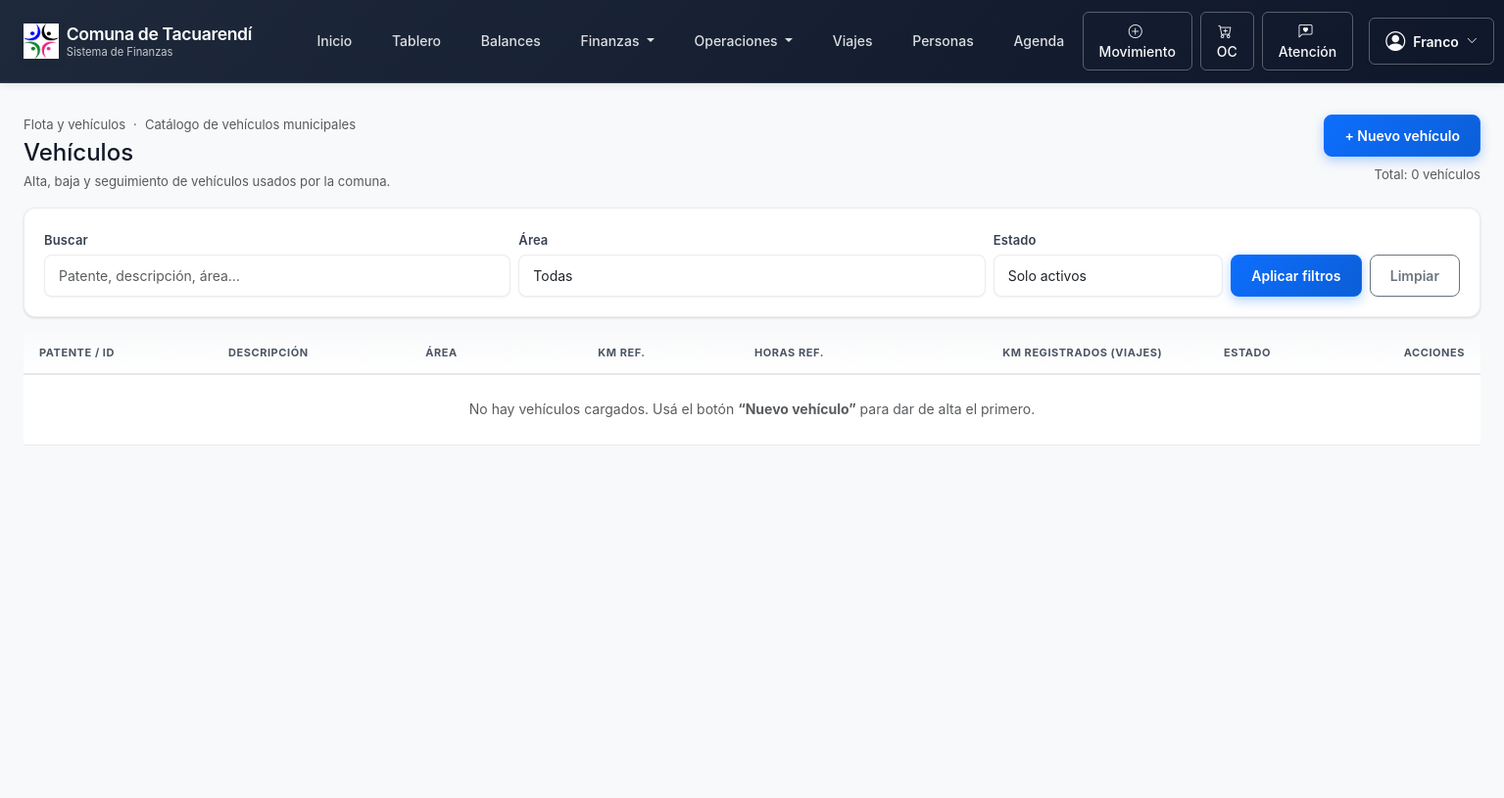
The page /flota/vehiculos/ (signed in) on the database as committed earlier.
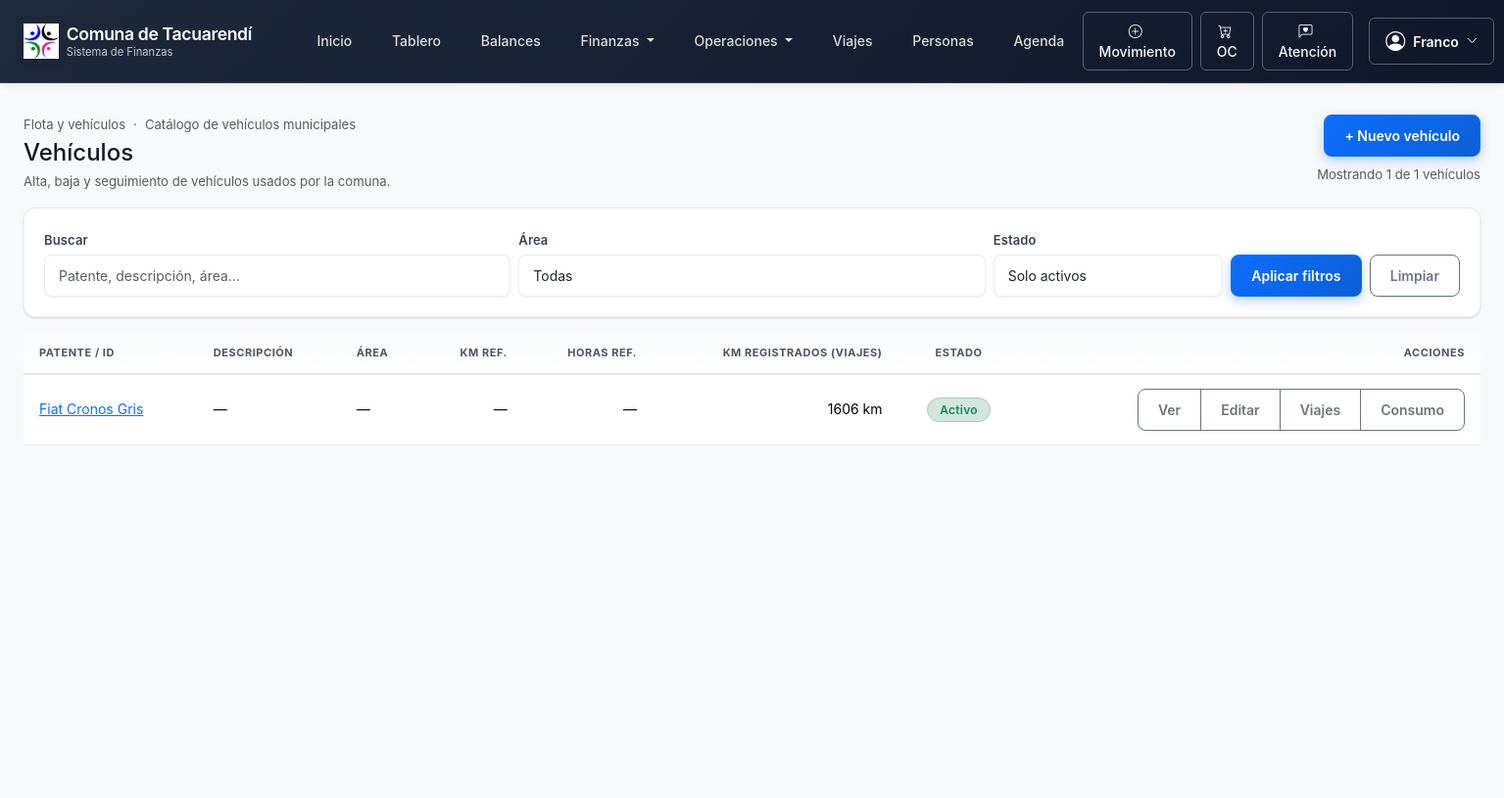
The same page on the database as committed later.
### finanzas/models.py (models this page shows, shortened)
class Vehiculo(models.Model):
    patente = models.CharField(max_length=20, unique=True)
    descripcion = models.CharField(max_length=200, blank=True)
    area = models.ForeignKey("Area", on_delete=models.SET_NULL, null=True, blank=True)
    activo = models.BooleanField(default=True)
    kilometraje_referencia = models.PositiveIntegerField(
        null=True,
        blank=True,
        help_text="Kilometraje de referencia (último servicio / alta). Opcional.",
    )
    horometro_referencia = models.DecimalField(
        max_digits=10,
        decimal_places=1,
        null=True,
        blank=True,
        help_text="Horómetro de referencia (si aplica). Opcional.",
    )
    class Meta:
        verbose_name = "Vehículo"
        verbose_name_plural = "Vehículos"
    @property
    def km_acumulados_viajes(self) -> int:
        return sum(
            viaje.km_recorridos
            for viaje in self.viajes_vehiculo.all()
        )

### finanzas/views_flota.py (the view)
# urls.py: path("flota/vehiculos/", VehiculoListView.as_view(), name="vehiculo_list"),
class VehiculoListView(FlotaAccessMixin, ListView):
    model = Vehiculo
    template_name = "finanzas/vehiculo_list.html"
    context_object_name = "vehiculos"
    paginate_by = 25
    def get_queryset(self):
        qs = Vehiculo.objects.select_related("area")
        q = (self.request.GET.get("q") or "").strip()
        area_id = (self.request.GET.get("area") or "").strip()
        estado = (self.request.GET.get("estado") or "").strip()
        activos_param = (self.request.GET.get("activos") or "").strip()
        if activos_param:
            estado = "activos" if activos_param != "0" else "todos"
        if estado not in ("activos", "inactivos", "todos"):
            estado = "activos"
        if q:
            qs = qs.filter(
                Q(patente__icontains=q)
                | Q(descripcion__icontains=q)
                | Q(area__nombre__icontains=q)
            )
        if area_id:
            qs = qs.filter(area_id=area_id)
        if estado == "activos":
            qs = qs.filter(activo=True)
        elif estado == "inactivos":
            qs = qs.filter(activo=False)
        km_expr = ExpressionWrapper(
            F("viajes_vehiculo__odometro_final")
            - F("viajes_vehiculo__odometro_inicial"),
            output_field=DecimalField(max_digits=14, decimal_places=2),
        )
        qs = qs.annotate(
            km_acumulados_viajes_agg=Sum(
                km_expr,
                filter=Q(
                    viajes_vehiculo__odometro_inicial__isnull=False,
                    viajes_vehiculo__odometro_final__isnull=False,
                ),
            )
        )
        return qs.order_by("-activo", "patente", "descripcion")
    def get_context_data(self, **kwargs):
        ctx = super().get_context_data(**kwargs)
        estado = (self.request.GET.get("estado") or "").strip()
        activos_param = (self.request.GET.get("activos") or "").strip()
        if activos_param:
            estado = "activos" if activos_param != "0" else "todos"
        if estado not in ("activos", "inactivos", "todos"):
            estado = "activos"
        ctx.update(
            {
                "areas": Area.objects.filter(activo=True).order_by("nombre"),
                "q": (self.request.GET.get("q") or "").strip(),
                "area_actual": (self.request.GET.get("area") or "").strip(),
                "estado_actual": estado,
                "solo_activos": estado == "activos",
            }
        )
        ctx.update(_roles_ctx(self.request.user))
        return ctx

### finanzas/context_processors.py (called while the page is built)
def roles_ctx(request):
    user = request.user
    es_admin = permisos.es_admin_sistema(user)
    es_staff_fin = permisos.es_staff_finanzas(user)
    es_op_fin = permisos.es_operador_finanzas(user)
    es_op_soc = permisos.es_operador_social(user)
    es_consulta = permisos.es_consulta_politica(user)
    es_fin = permisos.es_finanzas(user)
    return {
        "es_admin_sistema": es_admin,
        "es_staff_finanzas": es_staff_fin,
        "es_operador_finanzas": es_op_fin,
        "es_operador_social": es_op_soc,
        "es_consulta_politica": es_consulta,
        "es_finanzas": es_fin,
        "rol_staff_finanzas": es_staff_fin,
        "rol_operador_finanzas": es_op_fin,
        "rol_operador_social": es_op_soc,
        "rol_consulta_politica": es_consulta,
    }

def comuna_ctx(request):
    return {
        "COMUNA_NOMBRE": getattr(settings, "COMUNA_NOMBRE", "Comuna de Tacuarendí"),
        "COMUNA_CUIT": getattr(settings, "COMUNA_CUIT", ""),
        "COMUNA_DOMICILIO": getattr(settings, "COMUNA_DOMICILIO", ""),
        "COMUNA_TELEFONO": getattr(settings, "COMUNA_TELEFONO", ""),
        "COMUNA_EMAIL": getattr(settings, "COMUNA_EMAIL", ""),
    }

### finanzas/templates/finanzas/vehiculo_list.html (shortened to what the changed rows need)
{% extends "finanzas/base.html" %}
{% block content %}
<div class="d-flex justify-content-between align-items-start flex-wrap gap-2 mb-3">
  <div>
    <h1 class="h4 mb-1">Vehículos</h1>
  </div>
  <div class="d-flex flex-column align-items-end gap-2">
    <a href="{% url 'finanzas:vehiculo_create' %}" class="btn btn-primary btn-sm">
      + Nuevo vehículo
    </a>
    <span class="small text-muted">
      {% if page_obj %}
        Mostrando {{ page_obj.object_list|length }} de {{ page_obj.paginator.count }} vehículos
      {% else %}
        Total: {{ vehiculos|length }} vehículo{{ vehiculos|length|pluralize:"s" }}
      {% endif %}
    </span>
  </div>
</div>
<div class="table-responsive">
  <table class="table table-sm align-middle">
    <thead class="table-light">
      <tr>
        <th>Patente / ID</th>
        <th>Descripción</th>
        <th>Área</th>
        <th class="text-end">Km ref.</th>
        <th class="text-end">Horas ref.</th>
        <th class="text-end">Km registrados (viajes)</th>
        <th class="text-center">Estado</th>
        <th class="text-end">Acciones</th>
      </tr>
    </thead>
    <tbody>
      {% if vehiculos %}
        {% for v in vehiculos %}
          <tr>
            <td>
              <a href="{% url 'finanzas:vehiculo_detail' v.pk %}">
                {{ v.patente }}
              </a>
            </td>
            <td>
              {{ v.descripcion|default:"—" }}
            </td>
            <td>
              {{ v.area.nombre|default:"—" }}
            </td>
            <td class="text-end">
              {% if v.kilometraje_referencia %}
                {{ v.kilometraje_referencia }} km
              {% else %}
                —
              {% endif %}
            </td>
            <td class="text-end">
              {% if v.horometro_referencia %}
                {{ v.horometro_referencia }} h
              {% else %}
                —
              {% endif %}
            </td>
            <td class="text-end">
              {% with km=v.km_acumulados_viajes %}
                {% if km %}
                  {{ km }} km
                {% else %}
                  —
                {% endif %}
              {% endwith %}
            </td>
            <td class="text-center">
              {% if v.activo %}
                <span class="badge bg-success-subtle text-success border border-success-subtle">
                  Activo
                </span>
              {% else %}
                <span class="badge bg-secondary-subtle text-secondary border border-secondary-subtle">
                  Inactivo
                </span>
              {% endif %}
            </td>
            <td class="text-end">
              <div class="btn-group btn-group-sm" role="group">
                <a href="{% url 'finanzas:vehiculo_detail' v.pk %}" class="btn btn-outline-secondary">
                  Ver
                </a>
                <a href="{% url 'finanzas:vehiculo_update' v.pk %}" class="btn btn-outline-secondary">
                  Editar
                </a>
                <a href="{% url 'finanzas:viaje_vehiculo_list' %}?vehiculo={{ v.pk }}" class="btn btn-outline-secondary d-none d-md-inline-block">
                  Viajes
                </a>
                <a href="{% url 'finanzas:flota_combustible_resumen' %}?vehiculo={{ v.pk }}" class="btn btn-outline-secondary d-none d-lg-inline-block">
                  Consumo
                </a>
              </div>
            </td>
          </tr>
        {% endfor %}
      {% else %}
        <tr>
          <td colspan="8" class="text-center text-muted py-4">
            No hay vehículos cargados. Usá el botón
            <strong>“Nuevo vehículo”</strong> para dar de alta el primero.
          </td>
        </tr>
      {% endif %}
    </tbody>
  </table>
</div>
{% endblock %}

Rows that differ between the two databases and show on the page:
added Vehiculo: patente "Fiat Cronos Gris", descripcion "—", area.nombre "—", km_acumulados_viajes "1606", activo "Activo"
Other text that changed with them:
{{ page_obj.object_list|length }}: (not shown) → "1"
{{ page_obj.paginator.count }}: (not shown) → "1"
{{ vehiculos|length }}: "0" → (not shown)
text no longer shown: "Total: vehículo No hay vehículos cargados. Usá el botón “Nuevo vehículo” para dar de alta el primero."
text now shown: "Mostrando de vehículos"
